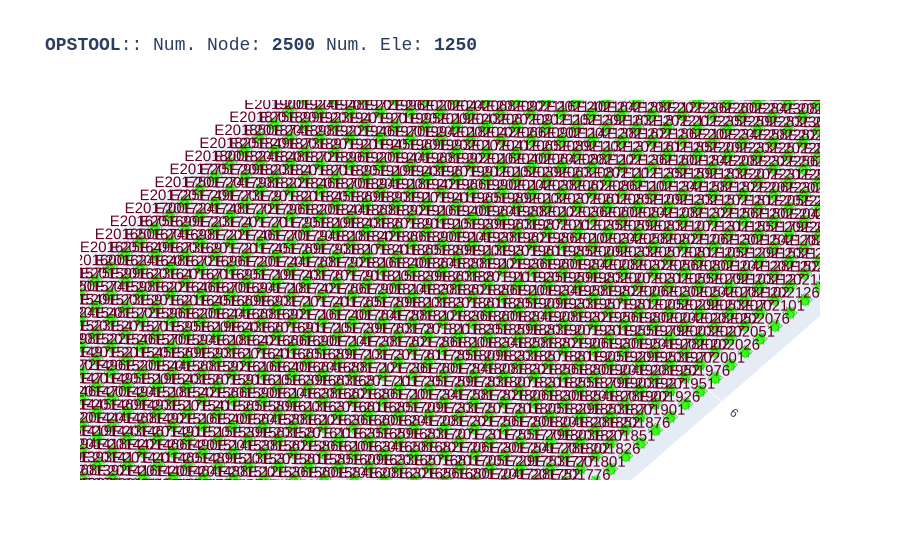

Here is the notebook cell this chart was saved with:
### Code cell
opst.vis.plotly.plot_model(show_node_numbering=False, show_ele_numbering=True, show_nodal_loads = False)

### Figure 1 — Plotly figure (JSON) as saved in the notebook; plotly's stock layout.template omitted (floating-point values rounded to 4 significant figures; data arrays with more than 128 entries replaced by an {"elided": "..."} marker saying what was removed)
{"data": [{"connectgaps": false, "hoverinfo": "skip", "line": {"color": "#39FF14", "width": 5.0}, "mode": "lines", "name": "ZeroLength", "x": {"elided": "3750 float values"}, "y": {"elided": "3750 float values"}, "z": {"elided": "3750 float values"}, "type": "scatter3d"}, {"customdata": {"elided": "1250 str values"}, "hovertemplate": "%{customdata}", "marker": {"color": "#39FF14", "size": 3.0, "symbol": "diamond-open"}, "mode": "markers", "name": "ZeroLength", "x": {"elided": "1250 float values"}, "y": {"elided": "1250 float values"}, "z": {"elided": "1250 float values"}, "type": "scatter3d"}, {"customdata": {"elided": "2500 str values"}, "hovertemplate": "x: %{x}<br>y: %{y}<br>z: %{z} <br>nodeTag: %{customdata}", "marker": {"color": "#580f41", "size": 3.0, "symbol": "circle"}, "mode": "markers", "name": "Nodes", "x": {"elided": "2500 float values"}, "y": {"elided": "2500 float values"}, "z": {"elided": "2500 float values"}, "type": "scatter3d"}, {"mode": "text", "name": "Element Tag", "text": {"elided": "1250 str values"}, "textfont": {"color": "#650021", "size": 15}, "x": {"elided": "1250 float values"}, "y": {"elided": "1250 float values"}, "z": {"elided": "1250 float values"}, "type": "scatter3d"}, {"connectgaps": false, "hoverinfo": "skip", "line": {"color": "#15b01a", "width": 1.0}, "mode": "lines", "name": "BC", "x": {"elided": "22500 float values"}, "y": {"elided": "22500 float values"}, "z": {"elided": "22500 float values"}, "type": "scatter3d"}, {"hoverinfo": "skip", "marker": {"color": "#39FF14", "size": 6.0}, "mode": "markers", "x": {"elided": "1250 float values"}, "y": {"elided": "1250 float values"}, "z": {"elided": "1250 float values"}, "type": "scatter3d"}], "layout": {"scene": {"camera": {"eye": {"x": -20.0, "y": -20.0, "z": 50.0}, "projection": {"type": "orthographic"}}, "xaxis": {"showgrid": true, "zeroline": true, "visible": true}, "yaxis": {"showgrid": true, "zeroline": true, "visible": true}, "zaxis": {"showgrid": true, "zeroline": true, "visible": true}, "aspectmode": "data"}, "title": {"font": {"family": "courier", "size": 18}, "text": "<b>OPSTOOL</b>:: Num. Node: <b>2500</b> Num. Ele: <b>1250</b>"}, "font": {"family": "Arial, sans-serif"}, "autosize": true, "showlegend": false}}
